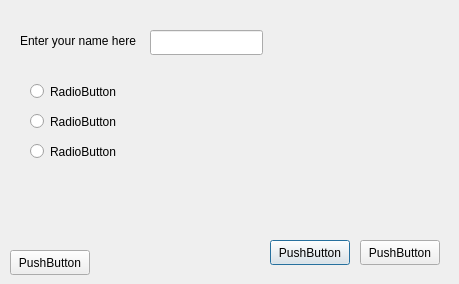
<?xml version="1.0" encoding="UTF-8"?>
<ui version="4.0">
 <class>Dialog</class>
 <widget class="QDialog" name="Dialog">
  <property name="geometry">
   <rect>
    <x>0</x>
    <y>0</y>
    <width>459</width>
    <height>284</height>
   </rect>
  </property>
  <property name="windowTitle">
   <string>Dialog</string>
  </property>
  <widget class="QLineEdit" name="lineEdit">
   <property name="geometry">
    <rect>
     <x>150</x>
     <y>30</y>
     <width>113</width>
     <height>25</height>
    </rect>
   </property>
  </widget>
  <widget class="QLabel" name="label">
   <property name="geometry">
    <rect>
     <x>20</x>
     <y>30</y>
     <width>131</width>
     <height>21</height>
    </rect>
   </property>
   <property name="text">
    <string>Enter your name here</string>
   </property>
  </widget>
  <widget class="QPushButton" name="pushButton">
   <property name="geometry">
    <rect>
     <x>270</x>
     <y>240</y>
     <width>80</width>
     <height>25</height>
    </rect>
   </property>
   <property name="text">
    <string>PushButton</string>
   </property>
  </widget>
  <widget class="QPushButton" name="pushButton_2">
   <property name="geometry">
    <rect>
     <x>360</x>
     <y>240</y>
     <width>80</width>
     <height>25</height>
    </rect>
   </property>
   <property name="text">
    <string>PushButton</string>
   </property>
  </widget>
  <widget class="QPushButton" name="pushButton_3">
   <property name="geometry">
    <rect>
     <x>10</x>
     <y>250</y>
     <width>80</width>
     <height>25</height>
    </rect>
   </property>
   <property name="text">
    <string>PushButton</string>
   </property>
  </widget>
  <widget class="QRadioButton" name="radioButton">
   <property name="geometry">
    <rect>
     <x>30</x>
     <y>110</y>
     <width>96</width>
     <height>23</height>
    </rect>
   </property>
   <property name="text">
    <string>RadioButton</string>
   </property>
  </widget>
  <widget class="QRadioButton" name="radioButton_2">
   <property name="geometry">
    <rect>
     <x>30</x>
     <y>80</y>
     <width>96</width>
     <height>23</height>
    </rect>
   </property>
   <property name="text">
    <string>RadioButton</string>
   </property>
  </widget>
  <widget class="QRadioButton" name="radioButton_3">
   <property name="geometry">
    <rect>
     <x>30</x>
     <y>140</y>
     <width>96</width>
     <height>23</height>
    </rect>
   </property>
   <property name="text">
    <string>RadioButton</string>
   </property>
  </widget>
 </widget>
 <resources/>
 <connections/>
</ui>
